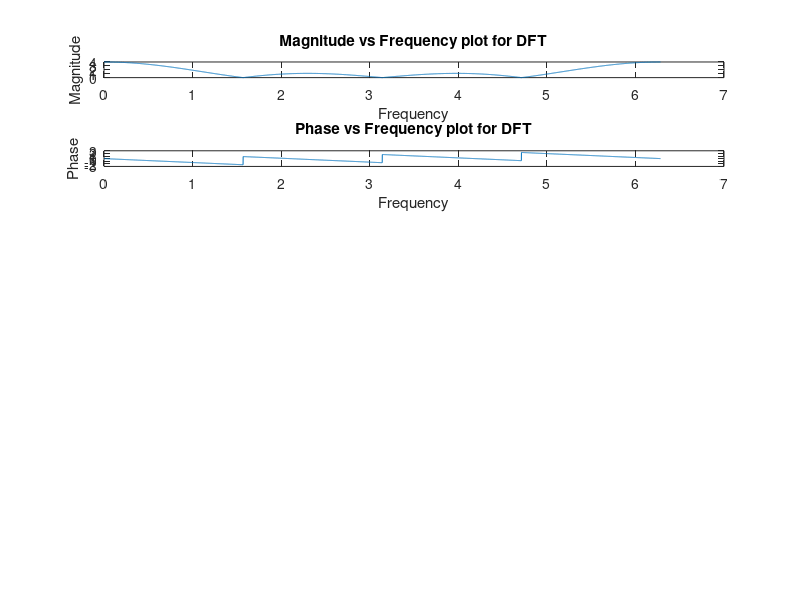

The MATLAB source for this figure:


clc; close all; clear all; 
% DTFT
pn= 1000;% samples
pt = 1/pn; %sample
w = 0:pt:2*pi;
xn = [1 1 1 1];
N = length(xn);
Xw = zeros(1, length(w));
for jk = 0:N-1;
Xw = Xw+xn(jk+1).*exp(-j.*w.*jk);
end
subplot(611); plot(w,abs(Xw));
ylabel('Magnitude')
xlabel('Frequency')
title('Magnitude vs Frequency plot for DFT')
subplot(612);
plot(w, angle(Xw));
ylabel('Phase')
xlabel('Frequency')
title('Phase vs Frequency plot for DFT')
% DFT
N = 16;
jk= 2*pi/N;  %N=4,8,16
wn = 0: jk: jk*(N-1);
xn = [1 1 1 1];
xn1 = [xn zeros(1, N-length(xn))];


